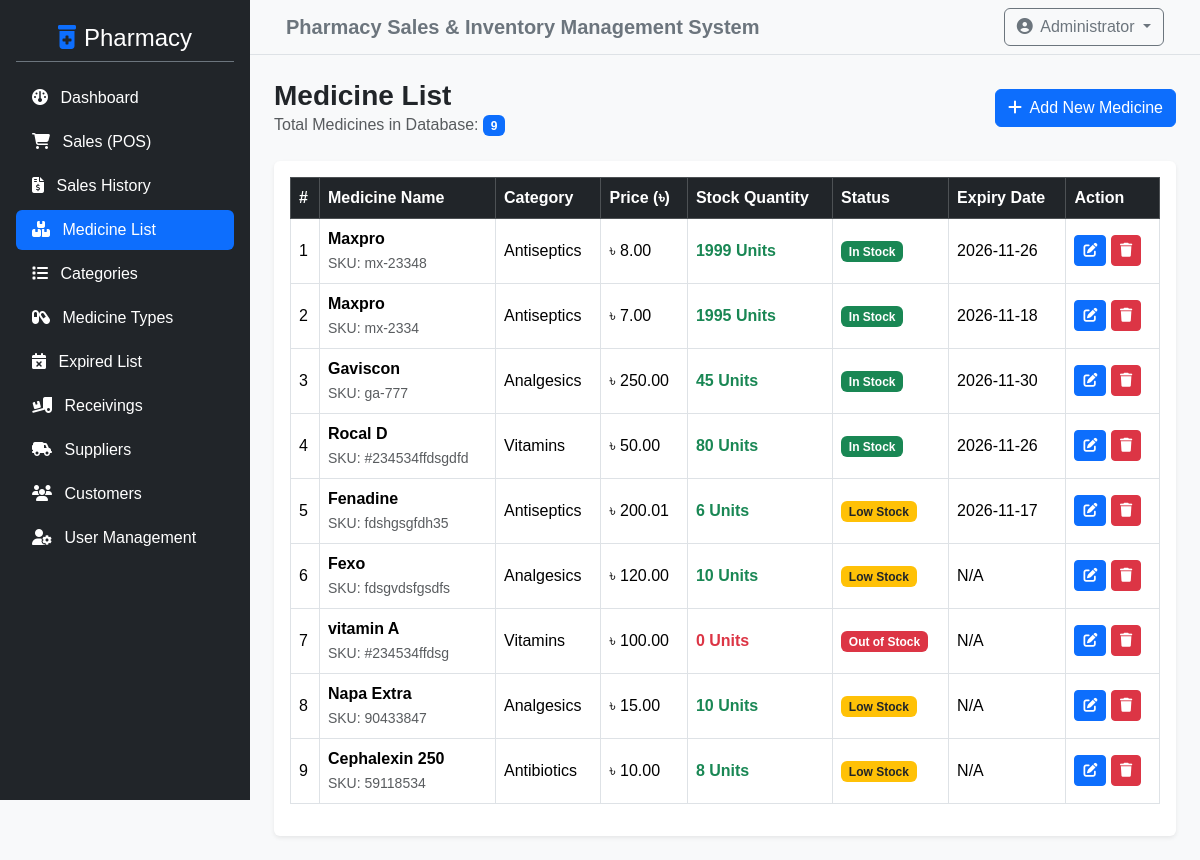
The page /admin/medicines.php (signed in) on the database its author committed.
### tables this page shows
CREATE TABLE `product_list` (
  `id` int NOT NULL,
  `category_id` int NOT NULL,
  `type_id` int DEFAULT NULL,
  `sku` varchar(50) NOT NULL,
  `price` double NOT NULL,
  `name` varchar(150) NOT NULL,
  `measurement` varchar(50) DEFAULT NULL,
  `description` text NOT NULL,
  `prescription` tinyint(1) NOT NULL DEFAULT '0',
  `expiry_date` date DEFAULT NULL,
  `supplier_id` int DEFAULT NULL,
  `quantity` int DEFAULT '0'
);

CREATE TABLE `category_list` (
  `id` int NOT NULL,
  `name` text NOT NULL,
  `description` varchar(250) DEFAULT NULL
);

### admin/medicines.php (the view, shortened to what this page needs)
<?php
include '../config/db_connect.php';
$sql = "SELECT p.*, c.name as category_name, s.supplier_name
        FROM product_list p
        LEFT JOIN category_list c ON p.category_id = c.id
        LEFT JOIN supplier_list s ON p.supplier_id = s.id
        ORDER BY p.id DESC";
$result = $conn->query($sql);
$total_medicines = $result ? $result->num_rows : 0;
?>
<?php include '../includes/header.php'; ?>
<div class="d-flex">
    <?php include '../includes/sidebar.php'; ?>
    <div class="w-100 bg-light min-vh-100">
        <?php include '../includes/topbar.php'; ?>
        <div class="container-fluid p-4">
            <div class="d-flex justify-content-between align-items-center mb-4">
                <div>
                    <h3 class="fw-bold mb-0">Medicine List</h3>
                    <p class="text-muted mb-0">Total Medicines in Database: <span class="badge bg-primary"><?php echo $total_medicines; ?></span></p>
                </div>
                <a href="add_medicine.php" class="btn btn-primary"><i class="fa-solid fa-plus me-1"></i> Add New Medicine</a>
            </div>
            <div class="card shadow-sm border-0">
                <div class="card-body">
                    <div class="table-responsive">
                        <table class="table table-bordered table-hover align-middle">
                            <thead class="table-dark">
                                <tr>
                                    <th>#</th>
                                    <th>Medicine Name</th>
                                    <th>Category</th>
                                    <th>Price (৳)</th>
                                    <th>Stock Quantity</th>
                                    <th>Status</th>
                                    <th>Expiry Date</th>
                                    <th>Action</th>
                                </tr>
                            </thead>
                            <tbody>
                                <?php if ($result && $result->num_rows > 0): ?>
                                    <?php $i = 1; while ($row = $result->fetch_assoc()):
                                        $stock = intval($row['quantity'] ?? 0);
                                    ?>
                                        <tr>
                                            <td><?php echo $i++; ?></td>
                                            <td>
                                                <strong><?php echo htmlspecialchars($row['name']); ?></strong><br>
                                                <small class="text-muted">SKU: <?php echo htmlspecialchars($row['sku'] ?? 'N/A'); ?></small>
                                            </td>
                                            <td><?php echo htmlspecialchars($row['category_name'] ?? 'Uncategorized'); ?></td>
                                            <td>৳ <?php echo number_format($row['price'] ?? 0, 2); ?></td>
                                            <td>
                                                <span class="fw-bold <?php echo $stock > 0 ? 'text-success' : 'text-danger'; ?>">
                                                    <?php echo $stock; ?> Units
                                                </span>
                                            </td>
                                            <td>
                                                <?php if ($stock > 10): ?>
                                                    <span class="badge bg-success">In Stock</span>
                                                <?php elseif ($stock > 0 && $stock <= 10): ?>
                                                    <span class="badge bg-warning text-dark">Low Stock</span>
                                                <?php else: ?>
                                                    <span class="badge bg-danger">Out of Stock</span>
                                                <?php endif; ?>
                                            </td>
                                            <td><?php echo htmlspecialchars($row['expiry_date'] ?? 'N/A'); ?></td>
                                            <td>
                                                <a href="edit_medicine.php?id=<?php echo $row['id']; ?>" class="btn btn-sm btn-primary"><i class="fa-solid fa-pen-to-square"></i></a>
                                                <a href="delete_medicine.php?id=<?php echo $row['id']; ?>" class="btn btn-sm btn-danger" onclick="return confirm('Are you sure you want to delete this medicine?');"><i class="fa-solid fa-trash"></i></a>
                                            </td>
                                        </tr>
                                    <?php endwhile; ?>
                                <?php else: ?>
                                    <tr>
                                        <td colspan="8" class="text-center text-muted py-4">No medicines found in database.</td>
                                    </tr>
                                <?php endif; ?>
                            </tbody>
                        </table>
                    </div>
                </div>
            </div>
        </div>
    </div>
</div>
<?php include '../includes/footer.php'; ?>

### assets/css/style.css (style rules this page uses)
body { font-family: 'Segoe UI', Tahoma, Geneva, Verdana, sans-serif; background-color: #f8f9fa; }
body { background-color: #f8f9fa; font-family: Arial, sans-serif; }

### includes/header.php (style rules this page uses)
.sidebar + .w-100, .sidebar + .flex-grow-1 { margin-left: 250px; min-width: 0; }

### rows shown on the page
product_list: name "Maxpro", sku "mx-23348", category_list.name "Antiseptics", price "8.00", quantity "1999", shows "In Stock", expiry_date "2026-11-26"
product_list: name "Maxpro", sku "mx-2334", category_list.name "Antiseptics", price "7.00", quantity "1995", shows "In Stock", expiry_date "2026-11-18"
product_list: name "Gaviscon", sku "ga-777", category_list.name "Analgesics", price "250.00", quantity "45", shows "In Stock", expiry_date "2026-11-30"
product_list: name "Rocal D", sku "#234534ffdsgdfd", category_list.name "Vitamins", price "50.00", quantity "80", shows "In Stock", expiry_date "2026-11-26"
product_list: name "Fenadine", sku "fdshgsgfdh35", category_list.name "Antiseptics", price "200.01", quantity "6", shows "Low Stock", expiry_date "2026-11-17"
product_list: name "Fexo", sku "fdsgvdsfgsdfs", category_list.name "Analgesics", price "120.00", quantity "10", shows "Low Stock", expiry_date "N/A"
product_list: name "vitamin A", sku "#234534ffdsg", category_list.name "Vitamins", price "100.00", quantity "0", shows "Out of Stock", expiry_date "N/A"
product_list: name "Napa Extra", sku "90433847", category_list.name "Analgesics", price "15.00", quantity "10", shows "Low Stock", expiry_date "N/A"
product_list: name "Cephalexin 250", sku "59118534", category_list.name "Antibiotics", price "10.00", quantity "8", shows "Low Stock", expiry_date "N/A"

### other values the page prints
$total_medicines "9"
